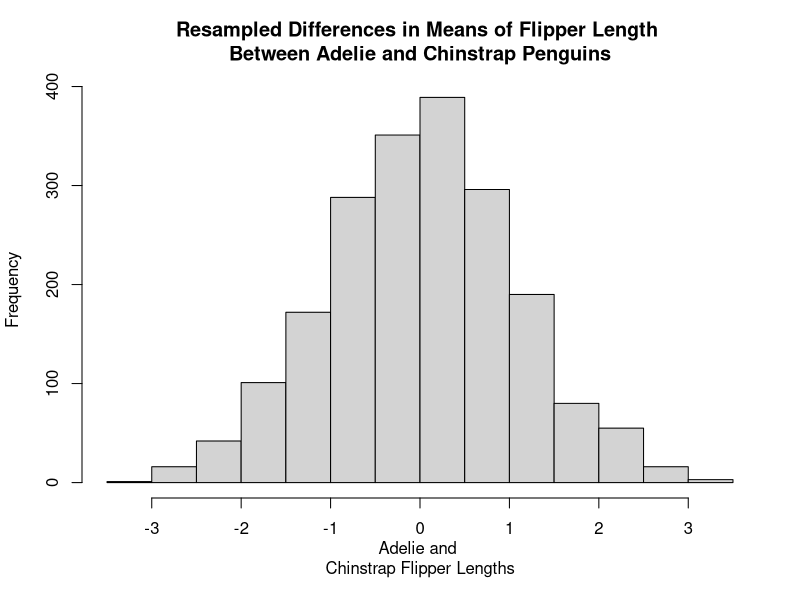
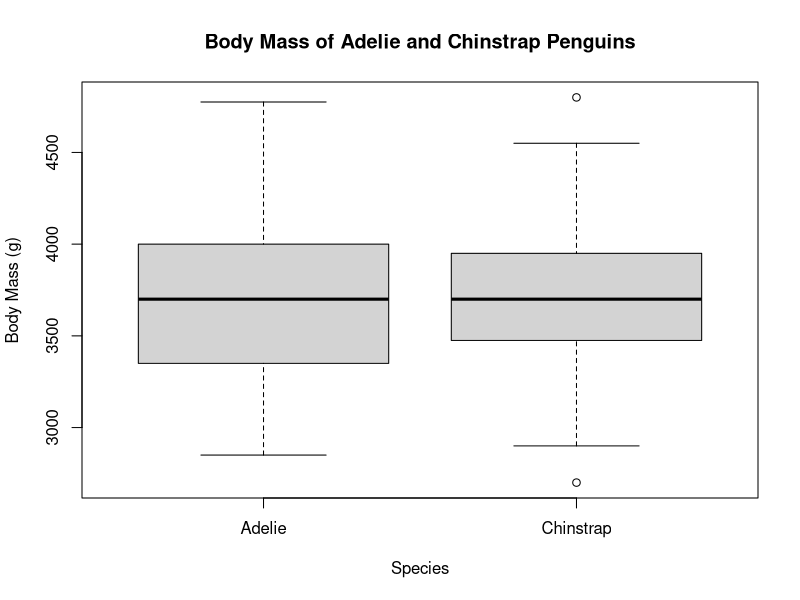
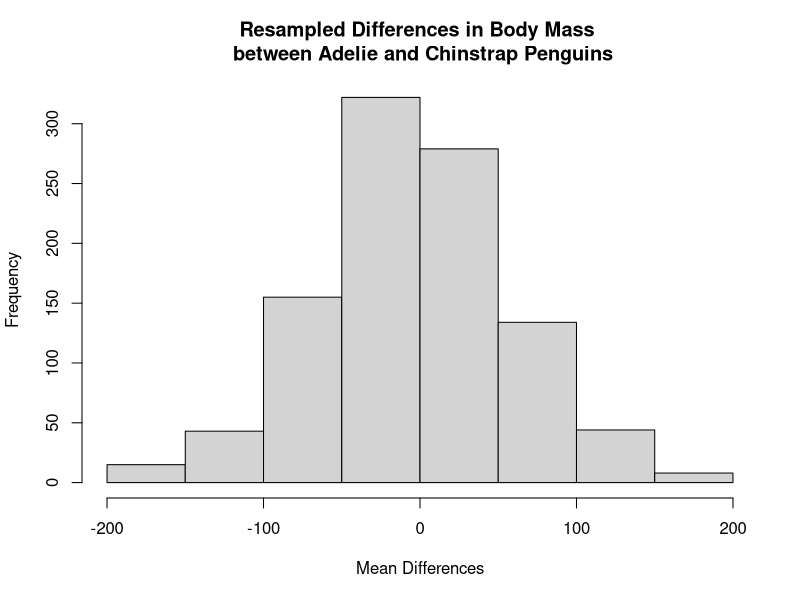

Write R code to recreate these figures, in order.
## ---- chunk 1
knitr::opts_chunk$set(echo = TRUE)
## ---- chunk 2
#rm(list = ls())
require(palmerpenguins)
require(here)

sse_mean = function(x)
    { na.x = is.na(x)
      x2 =  x[!na.x]
      sd.x2 = sd(x2)
      n = length(x2)
       sse = sd.x2/(sqrt(n))
       return(sse)
        }


sse_mean(penguins$body_mass_g)
sse_mean(mtcars$mpg)

## ---- chunk 3
dat_pen = droplevels(subset(penguins, species != "Gentoo"))

x = dat_pen$flipper_length_mm
n_1 = 68
n_2 = 152


two_group_resample = function(x, n_1, n_2) 
  {
  dat_1 = sample(x, n_1, replace = TRUE)
  dat_2 = sample(x, n_2, replace = TRUE)
  

diff_simulated = 
  mean(dat_1, na.rm = TRUE) - mean(dat_2, na.rm = TRUE)


return(diff_simulated)
}

set.seed(54321)
two_group_resample(dat_pen$flipper_length_mm, 68, 152)

t_test_1 = t.test(dat_pen$flipper_length_mm ~ dat_pen$species)
t_test_1

## ---- chunk 4

dat_pen = droplevels(subset(penguins, species != "Gentoo"))


x = dat_pen$flipper_length_mm
n_1 = 68
n_2 = 152


two_group_resample = function(x, n_1, n_2) 
  {
  dat_1 = sample(x, n_1, replace = TRUE)
  dat_2 = sample(x, n_2, replace = TRUE)
  

diff_simulated = 
  mean(dat_1, na.rm = TRUE) - mean(dat_2, na.rm = TRUE)
}

n = 2000
mean_differences = c()
for (i in 1:n)
{
  mean_differences = c(
    mean_differences,
    two_group_resample(dat_pen$flipper_length_mm, 68, 152)
  )
}
hist(mean_differences, main = "Resampled Differences in Means of Flipper Length \nBetween Adelie and Chinstrap Penguins", ylab = "Frequency" , xlab = "Adelie and \nChinstrap Flipper Lengths")

## ---- chunk 5
sum(abs(mean_differences) >= 5.8)

## ---- chunk 6

dat_pen = droplevels(subset(penguins, species != "Gentoo"))
{
  boxplot(body_mass_g ~ species, data = dat_pen, ylab = "Body Mass (g)", main = "Body Mass of Adelie and Chinstrap Penguins", xlab = "Species" )
}
## ---- chunk 7
agg_means = aggregate(
  body_mass_g ~ species, 
  data = dat_pen, 
  FUN = "mean", 
  na.rm = TRUE)
diff_crit = diff(agg_means[, 2])

agg_means
diff_crit

t_test = t.test(dat_pen$body_mass_g ~ dat_pen$species)
t_test

## ---- chunk 8
n = 1000
mean_differences2 = c()
for (i in 1:n)
{
  mean_differences2 = c(
    mean_differences2,
    two_group_resample(dat_pen$body_mass_g, 68, 152)
  )
}
  sum(abs(mean_differences2) >= diff_crit)
## ---- chunk 9

dat_pen = droplevels(subset(penguins, species != "Gentoo"))

x = dat_pen$body_mass_g
n_1 = 68
n_2 = 152


two_group_resample = function(x, n_1, n_2) 
  {
  dat_1 = sample(x, n_1, replace = TRUE)
  dat_2 = sample(x, n_2, replace = TRUE)
  

diff_simulated = 
  mean(dat_1, na.rm = TRUE) - mean(dat_2, na.rm = TRUE)
}

n = 1000
mean_differences = c()
for (i in 1:n)
{
  mean_differences = c(
    mean_differences,
    two_group_resample(dat_pen$body_mass_g, 68, 152)
  )
}
hist(mean_differences, main = "Resampled Differences in Body Mass \n between Adelie and Chinstrap Penguins", ylab = "Frequency", xlab = "Mean Differences" )

